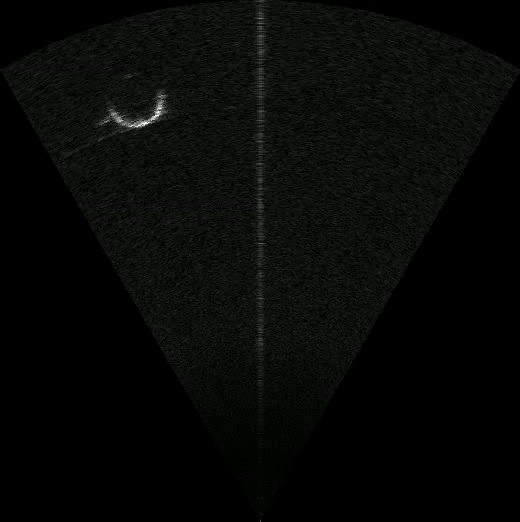
#> input picture Pile1.PNG, 520 x 522 px, found by its file name
$ python detect_piles.py
#> lines starting #> are read from the running program, lines starting #| are printed output that depends on the picture; after the words box and inside, x2 and y2 are one past the last pixel; in counts of white or black regions, pixels touching at a corner belong together
import cv2
import numpy as np
import os

def detect_pile(image_path, out_path):
    # Read the image
#> called with image_path = 'data/Pile1.png', out_path = 'data/result_Pile1.png'
    img = cv2.imread(image_path)
#> img is the input picture: shape (522, 520, 3); mean B, G, R 6.7, 8.2, 7.2
    gray = cv2.cvtColor(img, cv2.COLOR_BGR2GRAY)
    # Apply Gaussian blur to reduce noise
    blurred = cv2.GaussianBlur(gray, (9, 9), 2)

    # Detect circles using Hough Transform
    circles = cv2.HoughCircles(
        blurred,
        cv2.HOUGH_GRADIENT,
        dp=1.2,
        minDist=100,
        param1=50,
        param2=30,
        minRadius=20,
        maxRadius=120,
    )
#> circles = [[132.6, 96.6, 26]]

    # Draw detected circles
    if circles is not None:
        circles = np.uint16(np.around(circles))
#> circles = [[133, 97, 26]]
        for i in circles[0, :]:
            # Draw the outer circle
            cv2.circle(img, (i[0], i[1]), i[2], (0, 0, 255), 2)
            # Draw the center of the circle
            cv2.circle(img, (i[0], i[1]), 2, (0, 255, 0), 3)
#> this loop made 1 pass
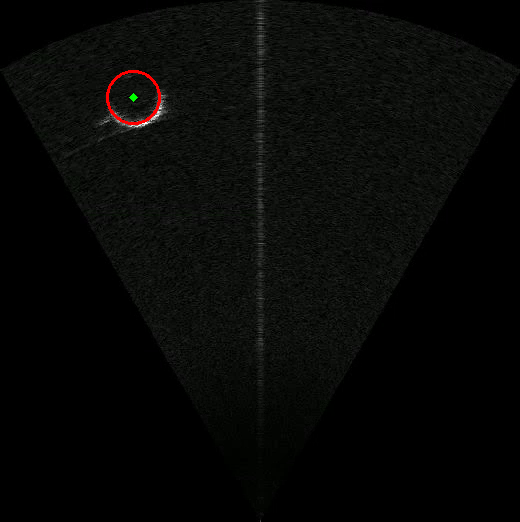
#> img: shape (522, 520, 3); 0.19% of pixels changed, all inside (x1, y1, x2, y2) = (106, 70, 161, 125)

    # Save or display the result
    cv2.imwrite(out_path, img)
    print(f"Saved result to {out_path}")

if __name__ == "__main__":
    data_folder = "data"
    images = ["Pile1.png", "Pile2.png"]
    for im_name in images:
        im_path = os.path.join(data_folder, im_name)
        out_path = os.path.join(data_folder, f"result_{im_name}")
        detect_pile(im_path, out_path)
#> pass 2 of the loop `for im_name in images:`:
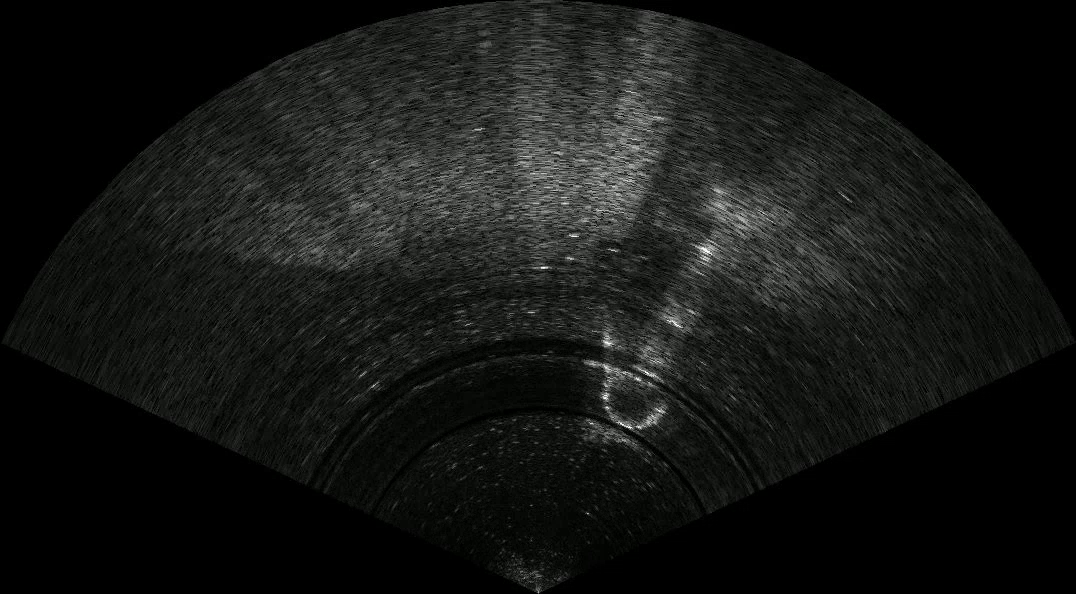
#> input picture Pile2.PNG, 1076 x 594 px, found by its file name
#> in detect_pile, img is the input picture: shape (594, 1076, 3); mean B, G, R 20.1, 22, 20.8
#> gray: shape (594, 1076)
#> blurred: shape (594, 1076)
#> in detect_pile (call 2), `circles = cv2.HoughCircles( blurred, cv2.HOUGH_GRADIENT, dp=1.2, minDi..`: circles = 13 rows, first 8: [613.8, 235.8, 110], [556.2, 144.6, 77], [511.8, 244.2, 96.8], [457.8, 107.4, 102.1], [744.6, 162.6, 116.6], [763.8, 336.6, 103.4], [377.4, 281.4, 116.6], [568.2, 347.4, 108.7]
#> in detect_pile (call 2), `circles = np.uint16(np.around(circles))`: circles = 13 rows, first 8: [614, 236, 110], [556, 145, 77], [512, 244, 97], [458, 107, 102], [745, 163, 117], [764, 337, 103], [377, 281, 117], [568, 347, 109]
#> the loop in detect_pile (call 2), `for i in circles[0, :]:` made 13 passes
#> after the loop in detect_pile (call 2), `for i in circles[0, :]:`:
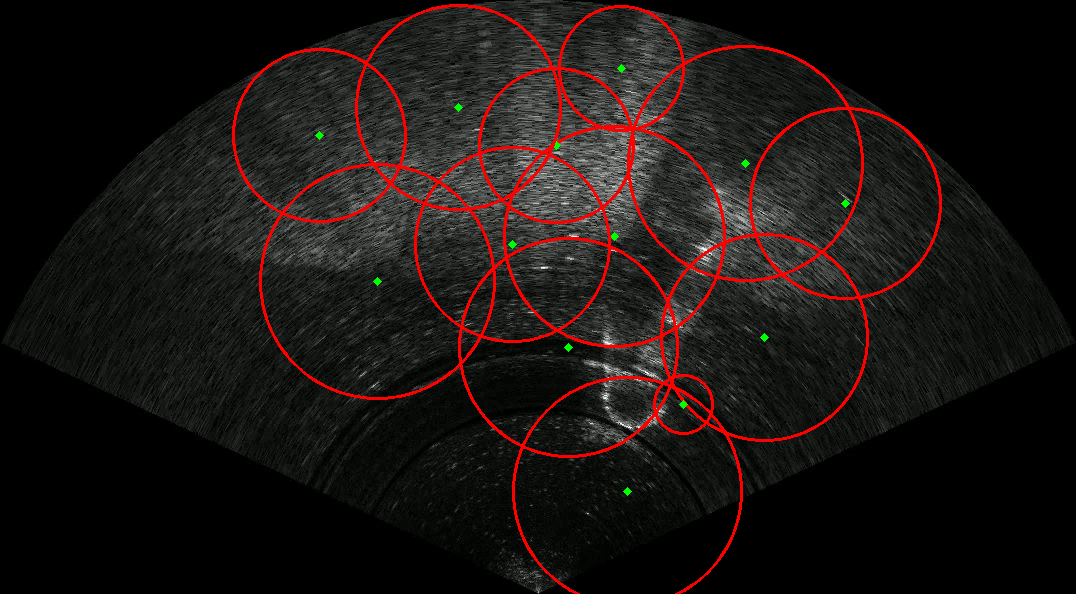
#> img: shape (594, 1076, 3); 3.48% of pixels changed, all inside (x1, y1, x2, y2) = (232, 4, 942, 594)
